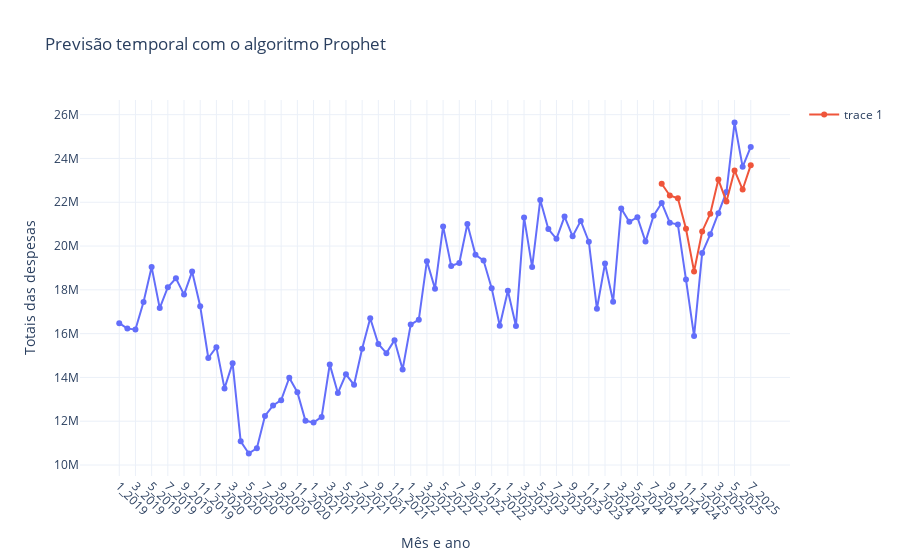

The notebook cell this image was saved under:
### Code cell
fig = grafico_base('Previsão temporal com o algoritmo Prophet')

fig.add_trace(
    go.Scatter(
        x = test.mes,
        y = forecast_test.yhat
    )
)

fig.update_traces(mode='lines+markers', line=dict(width=2))
fig.update_xaxes(tickangle=45)
fig.update_layout(
    template='plotly_white',
    hovermode='x unified'
    )

fig.show()
